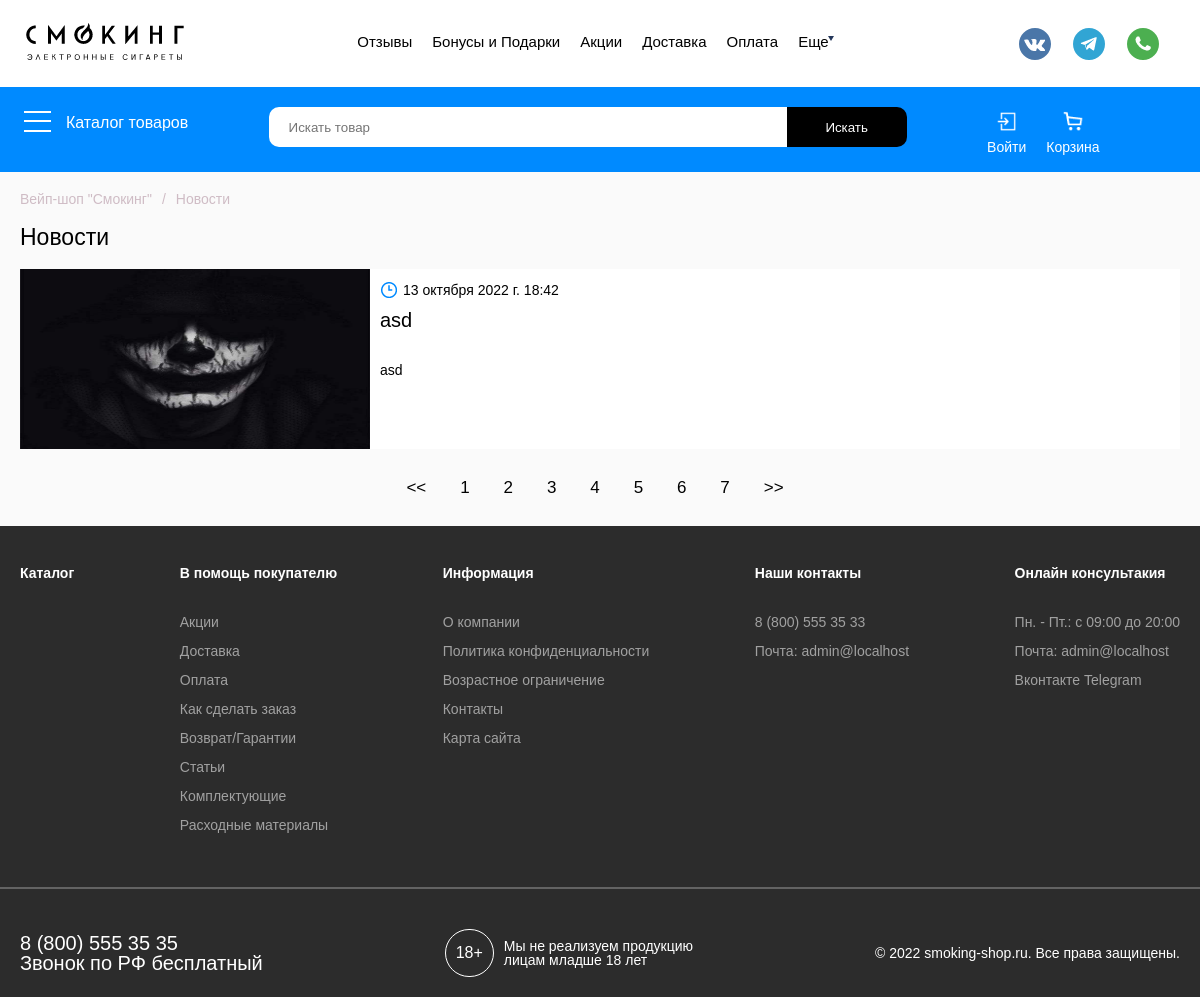
Page /news/ on the committed database.
### shop/models.py (models this page shows, shortened)
class News(models.Model):
    title = models.CharField(max_length=200, verbose_name='Наименование новости')
    created_at = models.DateTimeField(auto_now_add=True, verbose_name='Дата публикации')
    text = models.TextField(verbose_name='Текст новости')
    image = models.ImageField(upload_to='media/images-news/%Y/%m/%d/', verbose_name='Изображение')
    slug = models.SlugField(max_length=50, verbose_name='Url', unique=True)
    def get_absolute_url(self):
        return reverse('get_new', kwargs={'slug': self.slug})
    class Meta:
        verbose_name_plural = 'Новости'
        verbose_name = 'Новость'
        ordering = ['-created_at']

### shop/views.py (the view)
# urls.py: path('news/', all_news, name='all_news'),
def all_news(requests):
    news = News.objects.all()
    context = {
        'news': news,
        'title': 'Все новости'
    }
    return render(requests, template_name='shop/all_news.html', context=context)

### shop/templates/shop/all_news.html (shortened to what this page needs)
{% extends 'base.html' %}
{% load static %}
{% block content %}
<div class="all-news">
      <div class="container">
        <div class="all-news__row">
          <a href="{% url 'home_page' %}">Вейп-шоп "Смокинг"</a>
          <p>/</p>
          <p>Новости</p>
        </div>
        <div class="all-news__main-title">Новости</div>
        <div class="all-news__block">
          {% for item in news %}
          <div class="all-news__item">
            <div class="all-news__image">
              {% if item.image %}
                <img src="{{ item.image.url }}" alt="">
              {% endif %}
            </div>
            <div class="all-news__body">
              <div class="all-news__date">
                <p><img src="{% static 'img/menu/time.png' %}" alt="">{{ item.created_at }}</p>
              </div>
              <div class="all-news__title"><a href="{{ item.get_absolute_url }}">{{ item.title }}</a></div>
              <div class="all-news__text">
                {{ item.text|linebreaks|truncatewords:70 }}
              </div>
            </div>
          </div>
          {% endfor %}
        </div>
      </div>
    </div>
    <div class="paginator">
      <div class="container">
        <div class="paginator__container">
          <a href=""><<</a>
          <a href="">1</a>
          <a href="">2</a>
          <a href="">3</a>
          <a href="">4</a>
          <a href="">5</a>
          <a href="">6</a>
          <a href="">7</a>
          <a href="">>></a>
        </div>
      </div>
    </div>
{% endblock %}

### Smoking/static/css/Index-1/index-1.css (style rules this page uses)
* { padding: 0; margin: 0; border: 0; }
*,*:before,*:after { -moz-box-sizing: border-box; -webkit-box-sizing: border-box; box-sizing: border-box; }
html,body { height: 100%; width: 100%; font-size: 100%; line-height: 1; font-size: 14px; -ms-text-size-adjust: 100%; -moz-text-size-adjust: 100%; -webkit-text-size-adjust: 100%; }
a, a:visited { text-decoration: none; }
img { vertical-align: top; }
.container { max-width: 1400px; margin: 0 auto; padding-right: 20px; padding-left: 20px; }
.all-news__row { display: flex; padding-top: 20px; margin-bottom: 20px; }
.all-news__row a { color: rgb(207, 188, 197); margin-right: 10px; }
.all-news__row p { color: rgb(207, 188, 197); margin-right: 10px; }
.all-news__main-title { font-size: 23px; margin-bottom: 20px; }
.all-news__block { border-radius: 10px; }
.all-news__item { background: #fff; display: flex; margin-bottom: 15px; }
.all-news__image img { width: 350px; height: 180px; }
.all-news__body { padding: 10px; }
.all-news__date { margin-bottom: 10px; }
.all-news__date p { display: flex; align-items: center; }
.all-news__date img { margin-right: 5px; }
.all-news__title { margin-bottom: 30px; }
.all-news__title a { font-size: 20px; color: #000; }
.all-news__text { line-height: 20px; }
.paginator { margin-top: 30px; margin-bottom: 30px; }
.paginator__container { text-align: center; }
.paginator__container a { margin-right: 10px; font-size: 17px; color: #000; padding-top: 5px; padding-bottom: 5px; padding-left: 10px; padding-right: 10px; }

### rows in the picture
News: image (picture), created_at "13 октября 2022 г. 18:42", title "asd", text "asd"
